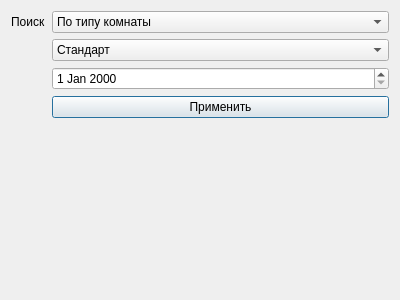
<?xml version="1.0" encoding="UTF-8"?>
<ui version="4.0">
 <class>SearchWin</class>
 <widget class="QDialog" name="SearchWin">
  <property name="geometry">
   <rect>
    <x>0</x>
    <y>0</y>
    <width>400</width>
    <height>300</height>
   </rect>
  </property>
  <property name="windowTitle">
   <string>Dialog</string>
  </property>
  <layout class="QVBoxLayout" name="verticalLayout">
   <item>
    <layout class="QFormLayout" name="formLayout">
     <item row="0" column="0">
      <widget class="QLabel" name="label">
       <property name="text">
        <string>Поиск</string>
       </property>
      </widget>
     </item>
     <item row="0" column="1">
      <widget class="QComboBox" name="box_choosing_type">
       <item>
        <property name="text">
         <string>По типу комнаты</string>
        </property>
       </item>
       <item>
        <property name="text">
         <string>По услугам</string>
        </property>
       </item>
       <item>
        <property name="text">
         <string>По дате заезда</string>
        </property>
       </item>
      </widget>
     </item>
     <item row="3" column="1">
      <widget class="QPushButton" name="btn_apply">
       <property name="text">
        <string>Применить</string>
       </property>
      </widget>
     </item>
     <item row="1" column="1">
      <widget class="QComboBox" name="box_choosing_direct">
       <item>
        <property name="text">
         <string>Стандарт</string>
        </property>
       </item>
       <item>
        <property name="text">
         <string>Бизнесс класс</string>
        </property>
       </item>
       <item>
        <property name="text">
         <string>Первый класс</string>
        </property>
       </item>
       <item>
        <property name="text">
         <string>Делюкс</string>
        </property>
       </item>
      </widget>
     </item>
     <item row="2" column="1">
      <widget class="QDateEdit" name="time"/>
     </item>
    </layout>
   </item>
  </layout>
 </widget>
 <resources/>
 <connections/>
</ui>
